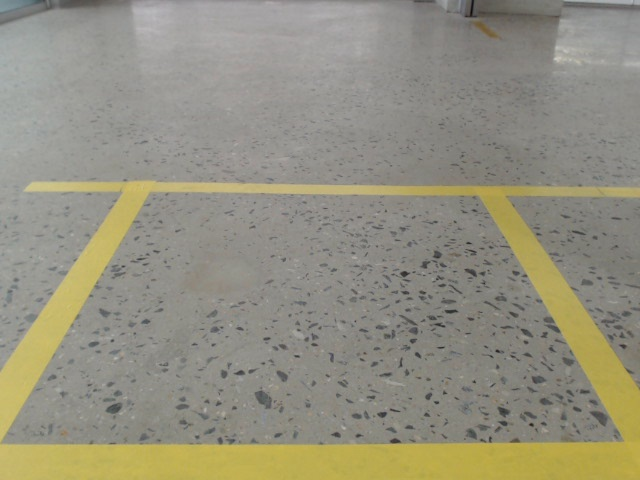
#> input picture images/front.jpg, 640 x 480 px, found by its file name
$ jupyter execute --allow-errors only_lane.ipynb
#> lines starting #> are read from the running program, lines starting #| are printed output that depends on the picture; after the words box and inside, x2 and y2 are one past the last pixel; in counts of white or black regions, pixels touching at a corner belong together
[cell 1]
import numpy as np
import cv2
import math

[cell 2]
front_img = cv2.imread('images/front.jpg', cv2.IMREAD_COLOR)
#> front_img is the input picture: shape (480, 640, 3); mean B, G, R 127.9, 144.6, 147.7
left_img = cv2.imread('images/left.jpg', cv2.IMREAD_COLOR)
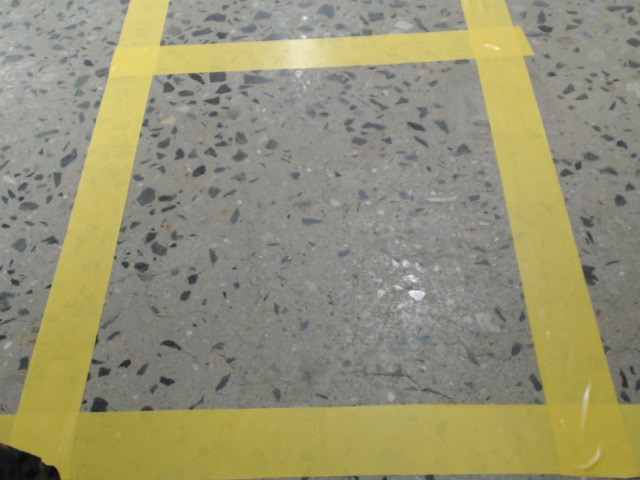
#> input picture images/left.jpg, 640 x 480 px, found by its file name
#> left_img is the input picture: shape (480, 640, 3); mean B, G, R 116.5, 146.2, 149.9
right_img = cv2.imread('images/right.jpg', cv2.IMREAD_COLOR)
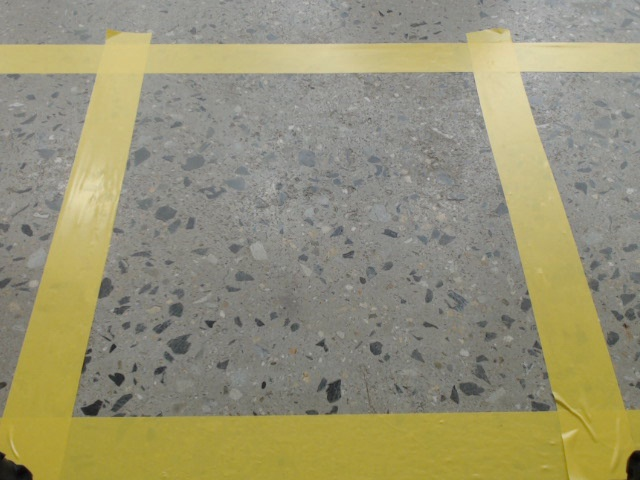
#> input picture images/right.jpg, 640 x 480 px, found by its file name
#> right_img is the input picture: shape (480, 640, 3); mean B, G, R 117.2, 146.3, 150.6
rear_img = cv2.imread('images/rear.jpg', cv2.IMREAD_COLOR)
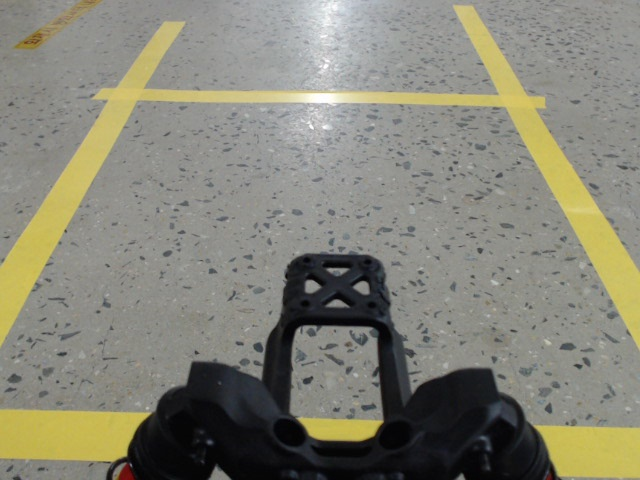
#> input picture images/rear.jpg, 640 x 480 px, found by its file name
#> rear_img is the input picture: shape (480, 640, 3); mean B, G, R 118.5, 132.1, 133.3
car_img = cv2.imread('images/car.png', cv2.IMREAD_COLOR)
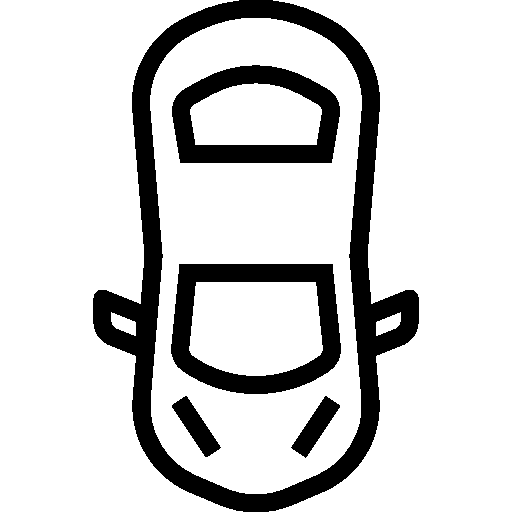
#> input picture images/car.png, 512 x 512 px, found by its file name
#> car_img is the input picture: shape (512, 512, 3); 82.8% white; 5 black regions, box (x1, y1, x2, y2) and area: (93, 0, 419, 512) 27103, (171, 264, 341, 394) 8499, (172, 65, 340, 163) 7251, (172, 396, 221, 457) 1150, (291, 396, 340, 458) 1147
car_img = cv2.rotate(car_img, cv2.ROTATE_180)
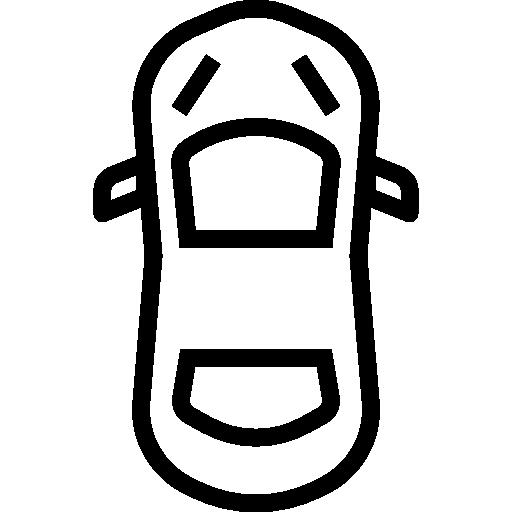
#> car_img: shape (512, 512, 3); 82.8% white; 5 black regions, box (x1, y1, x2, y2) and area: (93, 0, 419, 512) 27103, (171, 118, 341, 248) 8499, (172, 349, 340, 447) 7251, (291, 55, 340, 116) 1150, (172, 54, 221, 116) 1147
# print(front_img.shape)

[cell 3]
def image_clean(input):
    H, W = input.shape[:2]
    # using morphology
    kernel = cv2.getStructuringElement(cv2.MORPH_ELLIPSE, (9,9))
    clean = cv2.morphologyEx(input, cv2.MORPH_OPEN, kernel)
    kernel = cv2.getStructuringElement(cv2.MORPH_ELLIPSE, (15,15))
    img_clean = cv2.morphologyEx(clean, cv2.MORPH_CLOSE, kernel)

    return img_clean

[cell 4]
# find lane using hsv
def hsv(img, color='yellow'):
#> called with color = 'yellow'
    hsv = cv2.cvtColor(img, cv2.COLOR_RGB2HSV)
#> hsv: shape (480, 640, 3); mean H, S, V 93.2, 30.6, 148

    if color == 'green':
        mask = cv2.inRange(hsv, (25, 60, 50), (86, 255, 255))
    elif color == 'red':
        mask = cv2.inRange(hsv, (115, 100, 50), (130, 255, 255))
    elif color == 'blue':
        mask = cv2.inRange(hsv, (10, 150, 50), (30, 255, 255))
    elif color == 'yellow':
        mask = cv2.inRange(hsv, (80, 40, 145), (150, 255, 255))
#> mask: shape (480, 640); 15.5% white; 6 white regions (4 under 20 px), largest, box (x1, y1, x2, y2) and area: (0, 179, 640, 480) 47541, (61, 429, 69, 437) 31

    imask = mask > 0
    temp = np.zeros_like(hsv, np.uint8)
    temp[imask] = 255
    output = image_clean(temp[:,:,0])


    return output

[cell 5]
img_binary_front = hsv(front_img)
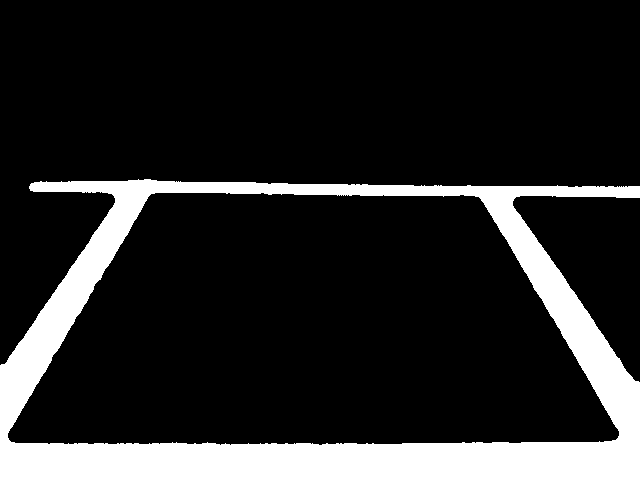
#> img_binary_front: shape (480, 640); 15.5% white; 1 white region, box (x1, y1, x2, y2) and area: (0, 179, 640, 480) 47718
img_binary_rear = hsv(rear_img)
#> in hsv (call 2), `hsv = cv2.cvtColor(img, cv2.COLOR_RGB2HSV)`: hsv: shape (480, 640, 3); mean H, S, V 73.1, 30.2, 134.8
#> in hsv (call 2), `mask = cv2.inRange(hsv, (80, 40, 145), (150, 255, 255))`: mask: shape (480, 640); 13% white; 17 white regions (11 under 20 px), largest, box (x1, y1, x2, y2) and area: (0, 4, 640, 351) 25862, (0, 408, 151, 462) 6769, (533, 424, 640, 480) 4866, (297, 416, 383, 441) 1526, (38, 0, 103, 45) 733, (20, 43, 34, 47) 30
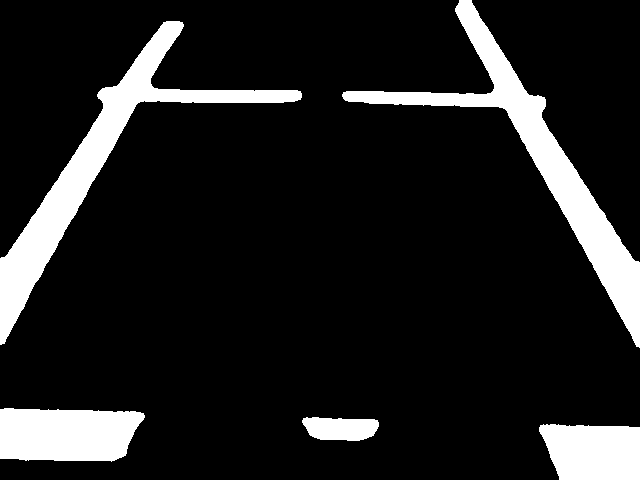
#> img_binary_rear: shape (480, 640); 12.7% white; 5 white regions, box (x1, y1, x2, y2) and area: (342, 0, 640, 348) 13107, (0, 21, 302, 345) 12737, (0, 408, 145, 462) 6729, (539, 424, 640, 480) 4947, (302, 417, 379, 441) 1480
img_binary_right = hsv(right_img)
#> in hsv (call 3), `hsv = cv2.cvtColor(img, cv2.COLOR_RGB2HSV)`: hsv: shape (480, 640, 3); mean H, S, V 87.1, 51.3, 151.2
#> in hsv (call 3), `mask = cv2.inRange(hsv, (80, 40, 145), (150, 255, 255))`: mask: shape (480, 640); 33.1% white; 19 white regions (18 under 20 px), largest, box (x1, y1, x2, y2) and area: (0, 27, 640, 480) 101616
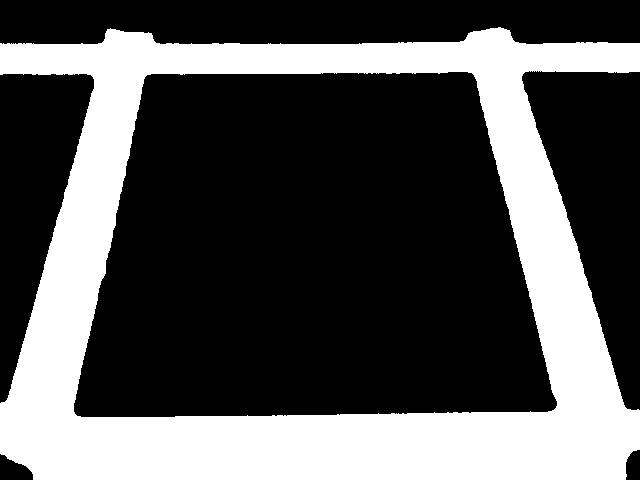
#> img_binary_right: shape (480, 640); 33.2% white; 1 white region, box (x1, y1, x2, y2) and area: (0, 27, 640, 480) 101861
img_binary_left = hsv(left_img)
#> call 4 of hsv, with color = 'yellow'
#> in hsv (call 4), `hsv = cv2.cvtColor(img, cv2.COLOR_RGB2HSV)`: hsv: shape (480, 640, 3); mean H, S, V 85.5, 51.5, 150.7
#> in hsv (call 4), `mask = cv2.inRange(hsv, (80, 40, 145), (150, 255, 255))`:
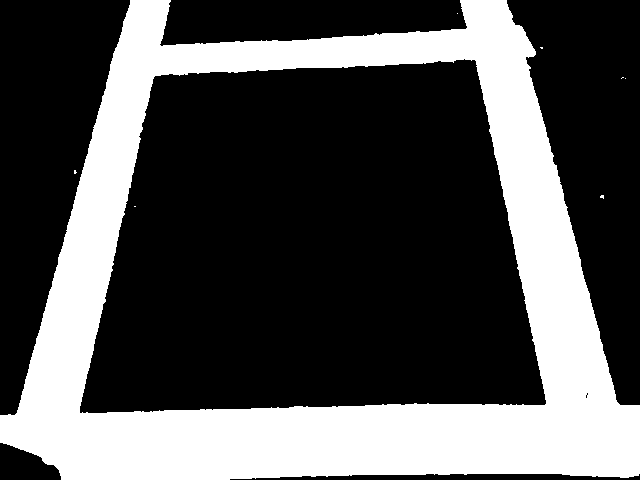
#> mask: shape (480, 640); 32.2% white; 8 white regions (7 under 20 px), largest, box (x1, y1, x2, y2) and area: (0, 0, 640, 480) 98800
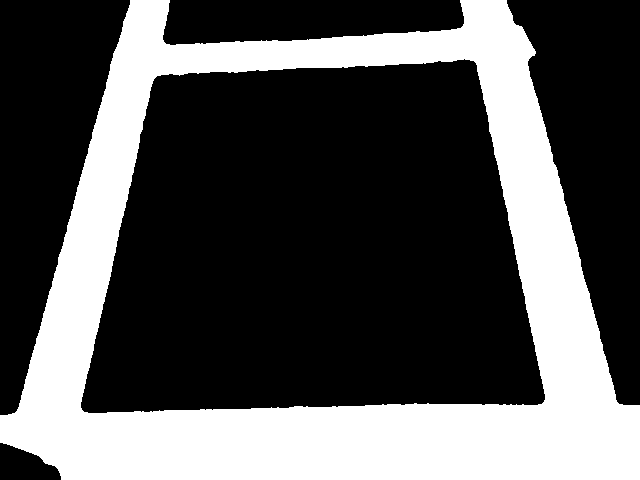
#> img_binary_left: shape (480, 640); 32.8% white; 1 white region, box (x1, y1, x2, y2) and area: (0, 0, 640, 480) 100684

[cell 6]
cv2.imwrite('temp/front.png', img_binary_front)
cv2.imwrite('temp/rear.png', img_binary_rear)
cv2.imwrite('temp/left.png', img_binary_left)
cv2.imwrite('temp/right.png', img_binary_right)
#> Out = True
